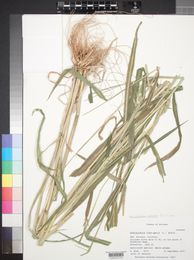
#> input picture test/Data_set/train/weed/http___hasbrouck.asu.edu_imglib_seinet_DES_DES00062_DES00062739_lg.jpg, 194 x 260 px, found by its file name
$ python grayScale.py
#> lines starting #> are read from the running program, lines starting #| are printed output that depends on the picture
import numpy
import os
import cv2
import random
import pickle

file_list = []
class_list = []

DATADIR = "C:\\Users\\LEGION\\PycharmProject\\SDGP\\test\\Data_set\\train"
CATEGORIES = ["weed", "paddy"]
IMG_SIZE = 50

for category in CATEGORIES :
	path = os.path.join(DATADIR, category)
	for img in os.listdir(path):
		img_array = cv2.imread(os.path.join(path, img), cv2.IMREAD_GRAYSCALE) #reading the image and converting the image into gray scale
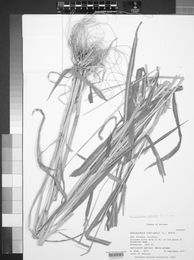
#> img_array: shape (260, 194); min 0, max 255, mean 200.6
#> pass 2 of the loop `for category in CATEGORIES :`:
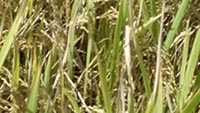
#> input picture test/Data_set/train/paddy/Paddy (149).jpg, 200 x 113 px, found by its file name
#> `img_array = cv2.imread(os.path.join(path, img), cv2.IMREAD_GRAYSCALE)`:
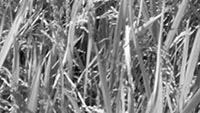
#> img_array: shape (113, 200); min 0, max 255, mean 131.5

training_data = []

def create_training_data():
	for category in CATEGORIES :
		path = os.path.join(DATADIR, category)
		class_num = CATEGORIES.index(category)
		for img in os.listdir(path):
			try :
				img_array = cv2.imread(os.path.join(path, img), cv2.IMREAD_GRAYSCALE)
				new_array = cv2.resize(img_array, (IMG_SIZE, IMG_SIZE))
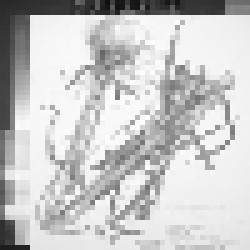
#> new_array: shape (50, 50) (shown 5 times larger); min 15, max 255, mean 199.9
				training_data.append([new_array, class_num])
			except Exception as e:
				pass
#> pass 2 of the loop in create_training_data, `for category in CATEGORIES :`:
#> in create_training_data, `new_array = cv2.resize(img_array, (IMG_SIZE, IMG_SIZE))`:
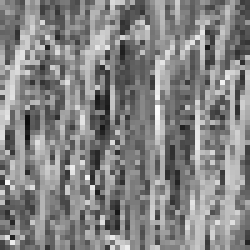
#> new_array: shape (50, 50) (shown 5 times larger); min 11, max 251, mean 132

create_training_data()

random.shuffle(training_data) #shuffle to reduce to time

X = [] #features
y = [] #labels

for features, label in training_data:
	X.append(features)
	y.append(label)
#> this loop made 2 passes
#> label on passes 1 to 2: 0, 1
#> after the loop, X = 2 items; y = [0, 1]

#resize the image for easy access
X = numpy.array(X).reshape(-1, IMG_SIZE, IMG_SIZE, 1)

# Creating the files containing all the information about the model
#open pickle file only for write
pickle_out = open("X.pickle", "wb")
pickle.dump(X, pickle_out)
pickle_out.close()

pickle_out = open("y.pickle", "wb")
pickle.dump(y, pickle_out)
pickle_out.close()

#open pickle file only to read
pickle_in = open("X.pickle", "rb")

#load it to the variable
X = pickle.load(pickle_in)
